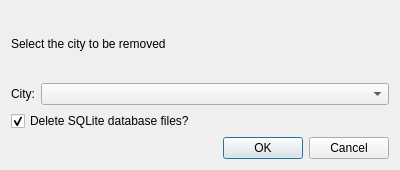
<?xml version="1.0" encoding="UTF-8"?>
<ui version="4.0">
 <class>RemoveCityDialog</class>
 <widget class="QDialog" name="RemoveCityDialog">
  <property name="geometry">
   <rect>
    <x>0</x>
    <y>0</y>
    <width>400</width>
    <height>170</height>
   </rect>
  </property>
  <property name="windowTitle">
   <string>Remove City</string>
  </property>
  <layout class="QGridLayout" name="gridLayout">
   <item row="0" column="0" colspan="2">
    <widget class="QLabel" name="label_2">
     <property name="text">
      <string>Select the city to be removed</string>
     </property>
    </widget>
   </item>
   <item row="1" column="0">
    <widget class="QLabel" name="label">
     <property name="text">
      <string>City:</string>
     </property>
    </widget>
   </item>
   <item row="1" column="1">
    <widget class="QComboBox" name="comboBox"/>
   </item>
   <item row="2" column="0" colspan="2">
    <widget class="QCheckBox" name="checkBox">
     <property name="text">
      <string>Delete SQLite database files?</string>
     </property>
     <property name="checked">
      <bool>true</bool>
     </property>
    </widget>
   </item>
   <item row="3" column="1">
    <widget class="QDialogButtonBox" name="buttonBox">
     <property name="orientation">
      <enum>Qt::Horizontal</enum>
     </property>
     <property name="standardButtons">
      <set>QDialogButtonBox::Cancel|QDialogButtonBox::Ok</set>
     </property>
    </widget>
   </item>
  </layout>
 </widget>
 <resources/>
 <connections>
  <connection>
   <sender>buttonBox</sender>
   <signal>accepted()</signal>
   <receiver>RemoveCityDialog</receiver>
   <slot>accept()</slot>
   <hints>
    <hint type="sourcelabel">
     <x>248</x>
     <y>254</y>
    </hint>
    <hint type="destinationlabel">
     <x>157</x>
     <y>274</y>
    </hint>
   </hints>
  </connection>
  <connection>
   <sender>buttonBox</sender>
   <signal>rejected()</signal>
   <receiver>RemoveCityDialog</receiver>
   <slot>reject()</slot>
   <hints>
    <hint type="sourcelabel">
     <x>316</x>
     <y>260</y>
    </hint>
    <hint type="destinationlabel">
     <x>286</x>
     <y>274</y>
    </hint>
   </hints>
  </connection>
 </connections>
</ui>
